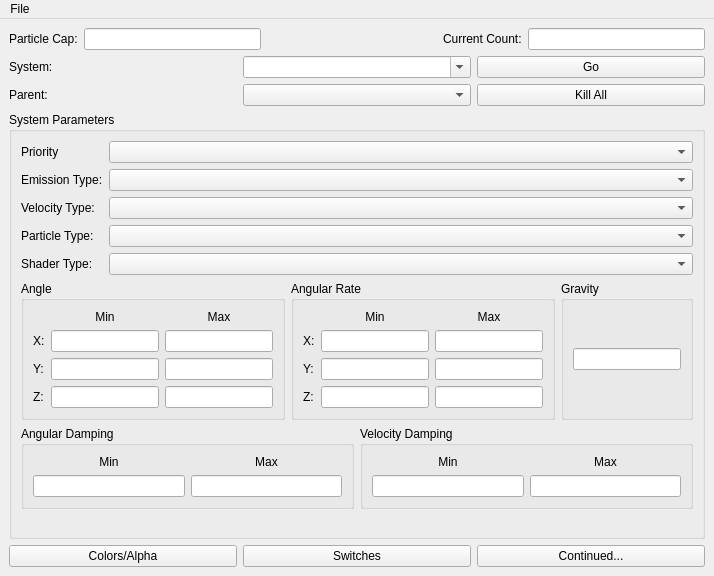
<?xml version="1.0" encoding="UTF-8"?>
<ui version="4.0">
 <class>ParticleEditorDialog</class>
 <widget class="QMainWindow" name="ParticleEditorDialog">
  <property name="windowTitle">
   <string>Particle Editor</string>
  </property>
  <widget class="QWidget" name="centralwidget">
   <layout class="QVBoxLayout" name="mainLayout">
    <item>
     <layout class="QHBoxLayout" name="capLayout">
      <item>
       <widget class="QLabel" name="labelParticleCap"><property name="text"><string>Particle Cap:</string></property></widget>
      </item>
      <item>
       <widget class="QLineEdit" name="CurrentParticleCap"/>
      </item>
      <item>
       <spacer name="capSpacer"><property name="orientation"><enum>Qt::Horizontal</enum></property><property name="sizeHint" stdset="0"><size><width>40</width><height>20</height></size></property></spacer>
      </item>
      <item>
       <widget class="QLabel" name="labelCurrentCount"><property name="text"><string>Current Count:</string></property></widget>
      </item>
      <item>
       <widget class="QLineEdit" name="CurrentParticleCount"><property name="readOnly"><bool>true</bool></property></widget>
      </item>
     </layout>
    </item>
    <item>
     <layout class="QHBoxLayout" name="systemLayout">
      <item>
       <widget class="QLabel" name="labelSystem"><property name="text"><string>System:</string></property></widget>
      </item>
      <item>
       <widget class="QComboBox" name="ParticleSystem"><property name="editable"><bool>true</bool></property></widget>
      </item>
      <item>
       <widget class="QPushButton" name="Go"><property name="text"><string>Go</string></property></widget>
      </item>
     </layout>
    </item>
    <item>
     <layout class="QHBoxLayout" name="parentLayout">
      <item>
       <widget class="QLabel" name="labelParent"><property name="text"><string>Parent:</string></property></widget>
      </item>
      <item>
       <widget class="QComboBox" name="ParentSystem"/>
      </item>
      <item>
       <widget class="QPushButton" name="KillAll"><property name="text"><string>Kill All</string></property></widget>
      </item>
     </layout>
    </item>
    <item>
     <widget class="QGroupBox" name="systemParameters">
      <property name="title"><string>System Parameters</string></property>
      <layout class="QVBoxLayout" name="systemParametersLayout">
       <item>
        <layout class="QFormLayout" name="typeLayout">
         <item row="0" column="0"><widget class="QLabel" name="labelPriority"><property name="text"><string>Priority</string></property></widget></item>
         <item row="0" column="1"><widget class="QComboBox" name="Priority"/></item>
         <item row="1" column="0"><widget class="QLabel" name="labelEmissionType"><property name="text"><string>Emission Type:</string></property></widget></item>
         <item row="1" column="1"><widget class="QComboBox" name="EmissionType"/></item>
         <item row="2" column="0"><widget class="QLabel" name="labelVelocityType"><property name="text"><string>Velocity Type:</string></property></widget></item>
         <item row="2" column="1"><widget class="QComboBox" name="VelocityType"/></item>
         <item row="3" column="0"><widget class="QLabel" name="labelParticleType"><property name="text"><string>Particle Type:</string></property></widget></item>
         <item row="3" column="1"><widget class="QComboBox" name="ParticleType"/></item>
         <item row="4" column="0"><widget class="QLabel" name="labelShaderType"><property name="text"><string>Shader Type:</string></property></widget></item>
         <item row="4" column="1"><widget class="QComboBox" name="ShaderType"/></item>
        </layout>
       </item>
       <item>
        <layout class="QHBoxLayout" name="angleRowLayout">
         <item>
          <widget class="QGroupBox" name="angleGroup">
           <property name="title"><string>Angle</string></property>
           <layout class="QGridLayout" name="angleLayout">
            <item row="0" column="1"><widget class="QLabel" name="labelAngleMin"><property name="text"><string>Min</string></property><property name="alignment"><set>Qt::AlignCenter</set></property></widget></item>
            <item row="0" column="2"><widget class="QLabel" name="labelAngleMax"><property name="text"><string>Max</string></property><property name="alignment"><set>Qt::AlignCenter</set></property></widget></item>
            <item row="1" column="0"><widget class="QLabel" name="labelAngleX"><property name="text"><string>X:</string></property></widget></item>
            <item row="1" column="1"><widget class="QLineEdit" name="AngleXMin"/></item>
            <item row="1" column="2"><widget class="QLineEdit" name="AngleXMax"/></item>
            <item row="2" column="0"><widget class="QLabel" name="labelAngleY"><property name="text"><string>Y:</string></property></widget></item>
            <item row="2" column="1"><widget class="QLineEdit" name="AngleYMin"/></item>
            <item row="2" column="2"><widget class="QLineEdit" name="AngleYMax"/></item>
            <item row="3" column="0"><widget class="QLabel" name="labelAngleZ"><property name="text"><string>Z:</string></property></widget></item>
            <item row="3" column="1"><widget class="QLineEdit" name="AngleZMin"/></item>
            <item row="3" column="2"><widget class="QLineEdit" name="AngleZMax"/></item>
           </layout>
          </widget>
         </item>
         <item>
          <widget class="QGroupBox" name="angularRateGroup">
           <property name="title"><string>Angular Rate</string></property>
           <layout class="QGridLayout" name="angularRateLayout">
            <item row="0" column="1"><widget class="QLabel" name="labelAngularRateMin"><property name="text"><string>Min</string></property><property name="alignment"><set>Qt::AlignCenter</set></property></widget></item>
            <item row="0" column="2"><widget class="QLabel" name="labelAngularRateMax"><property name="text"><string>Max</string></property><property name="alignment"><set>Qt::AlignCenter</set></property></widget></item>
            <item row="1" column="0"><widget class="QLabel" name="labelAngularRateX"><property name="text"><string>X:</string></property></widget></item>
            <item row="1" column="1"><widget class="QLineEdit" name="AngularRateXMin"/></item>
            <item row="1" column="2"><widget class="QLineEdit" name="AngularRateXMax"/></item>
            <item row="2" column="0"><widget class="QLabel" name="labelAngularRateY"><property name="text"><string>Y:</string></property></widget></item>
            <item row="2" column="1"><widget class="QLineEdit" name="AngularRateYMin"/></item>
            <item row="2" column="2"><widget class="QLineEdit" name="AngularRateYMax"/></item>
            <item row="3" column="0"><widget class="QLabel" name="labelAngularRateZ"><property name="text"><string>Z:</string></property></widget></item>
            <item row="3" column="1"><widget class="QLineEdit" name="AngularRateZMin"/></item>
            <item row="3" column="2"><widget class="QLineEdit" name="AngularRateZMax"/></item>
           </layout>
          </widget>
         </item>
         <item>
          <widget class="QGroupBox" name="gravityGroup">
           <property name="title"><string>Gravity</string></property>
           <layout class="QVBoxLayout" name="gravityLayout">
            <item><widget class="QLineEdit" name="Gravity"/></item>
           </layout>
          </widget>
         </item>
        </layout>
       </item>
       <item>
        <layout class="QHBoxLayout" name="dampingRowLayout">
         <item>
          <widget class="QGroupBox" name="angularDampingGroup">
           <property name="title"><string>Angular Damping</string></property>
           <layout class="QGridLayout" name="angularDampingLayout">
            <item row="0" column="0"><widget class="QLabel" name="labelAngleDampingMin"><property name="text"><string>Min</string></property><property name="alignment"><set>Qt::AlignCenter</set></property></widget></item>
            <item row="0" column="1"><widget class="QLabel" name="labelAngleDampingMax"><property name="text"><string>Max</string></property><property name="alignment"><set>Qt::AlignCenter</set></property></widget></item>
            <item row="1" column="0"><widget class="QLineEdit" name="AngleDampingMin"/></item>
            <item row="1" column="1"><widget class="QLineEdit" name="AngleDampingMax"/></item>
           </layout>
          </widget>
         </item>
         <item>
          <widget class="QGroupBox" name="velocityDampingGroup">
           <property name="title"><string>Velocity Damping</string></property>
           <layout class="QGridLayout" name="velocityDampingLayout">
            <item row="0" column="0"><widget class="QLabel" name="labelVelocityDampingMin"><property name="text"><string>Min</string></property><property name="alignment"><set>Qt::AlignCenter</set></property></widget></item>
            <item row="0" column="1"><widget class="QLabel" name="labelVelocityDampingMax"><property name="text"><string>Max</string></property><property name="alignment"><set>Qt::AlignCenter</set></property></widget></item>
            <item row="1" column="0"><widget class="QLineEdit" name="VelocityDampingMin"/></item>
            <item row="1" column="1"><widget class="QLineEdit" name="VelocityDampingMax"/></item>
           </layout>
          </widget>
         </item>
        </layout>
       </item>
       <item>
        <widget class="QStackedWidget" name="EmissionPanel"/>
       </item>
       <item>
        <widget class="QStackedWidget" name="VelocityPanel"/>
       </item>
       <item>
        <widget class="QStackedWidget" name="ParticlePanel"/>
       </item>
      </layout>
     </widget>
    </item>
    <item>
     <layout class="QHBoxLayout" name="buttonLayout">
      <item>
       <widget class="QPushButton" name="EditColorButton"><property name="text"><string>Colors/Alpha</string></property><property name="checkable"><bool>true</bool></property></widget>
      </item>
      <item>
       <widget class="QPushButton" name="EditSwitchesButton"><property name="text"><string>Switches</string></property><property name="checkable"><bool>true</bool></property></widget>
      </item>
      <item>
       <widget class="QPushButton" name="Continued"><property name="text"><string>Continued...</string></property><property name="checkable"><bool>true</bool></property></widget>
      </item>
     </layout>
    </item>
   </layout>
  </widget>
  <widget class="QMenuBar" name="menubar">
   <widget class="QMenu" name="menuFile">
    <property name="title"><string>File</string></property>
    <addaction name="actionReloadCurrent"/>
    <addaction name="actionReloadAll"/>
    <addaction name="separator"/>
    <addaction name="actionSaveCurrent"/>
    <addaction name="actionSaveAll"/>
    <addaction name="separator"/>
    <addaction name="actionReloadTextures"/>
   </widget>
   <addaction name="menuFile"/>
  </widget>
  <action name="actionReloadCurrent"><property name="text"><string>Reload Current System</string></property></action>
  <action name="actionReloadAll"><property name="text"><string>Reload All</string></property></action>
  <action name="actionSaveCurrent"><property name="text"><string>Save Current</string></property></action>
  <action name="actionSaveAll"><property name="text"><string>Save All</string></property></action>
  <action name="actionReloadTextures"><property name="text"><string>Reload Textures</string></property></action>
 </widget>
 <resources/>
 <connections/>
</ui>
